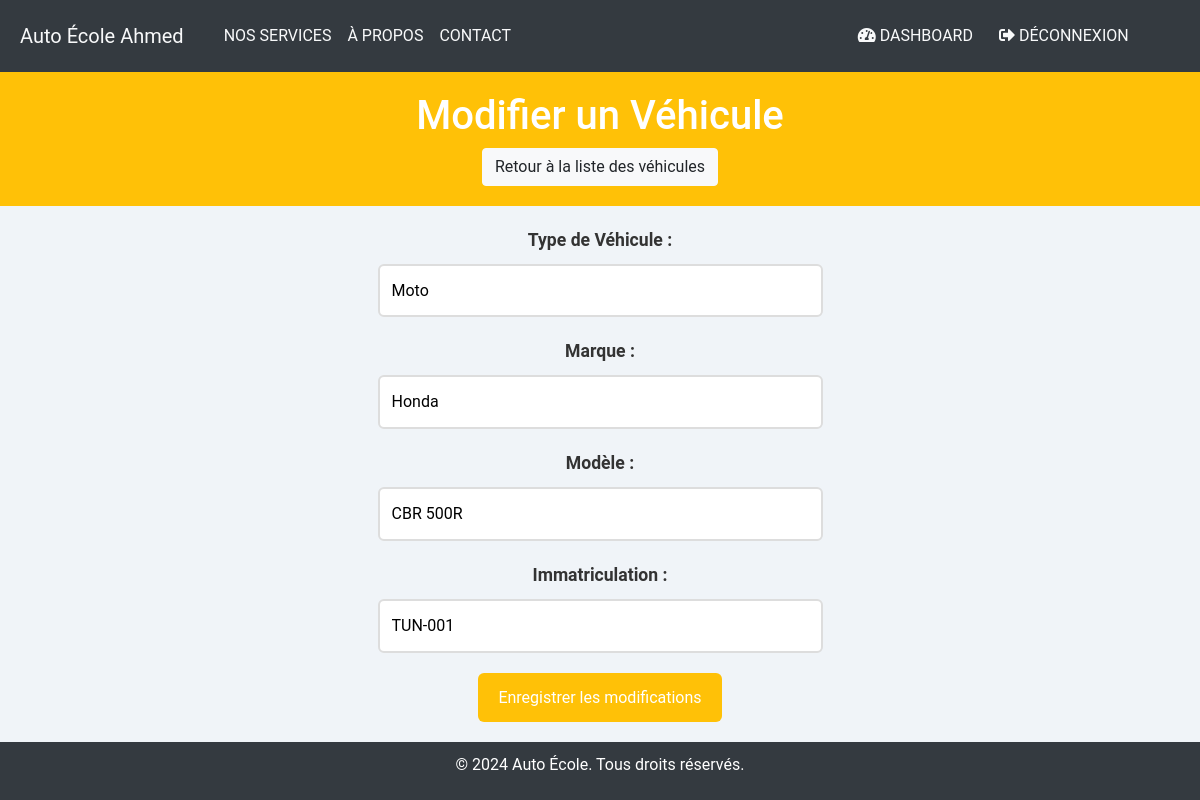
Page /dashboard/vehicules/modifier_vehicule.php?id=2 (signed in) on the committed database.
### tables this page shows
CREATE TABLE IF NOT EXISTS `vehicule` (
  `ID_VEHICULE` int(11) NOT NULL AUTO_INCREMENT,
  `Type_Vehicule` varchar(255) DEFAULT NULL,
  `Marque` varchar(50) NOT NULL,
  `Modele` varchar(50) NOT NULL,
  `Immatriculation` varchar(15) NOT NULL,
  PRIMARY KEY (`ID_VEHICULE`)
);

### dashboard/vehicules/modifier_vehicule.php (the view, shortened to what this page needs)
<?php
include '../../includes/header.php';
include '../../config/db.php';
include '../../includes/navbar.php';
$id = $_GET['id'];
$query = $pdo->prepare("SELECT * FROM vehicule WHERE ID_VEHICULE = ?");
$query->execute([$id]);
$vehicule = $query->fetch(PDO::FETCH_ASSOC);
?>
<header class="text-center">
    <h1>Modifier un Véhicule</h1>
    <a href="/dashboard/vehicules.php" class="btn btn-light">Retour à la liste des véhicules</a>
</header>
<main class="container">
    <div class="form-container">
        <form action="modifier_vehicule.php?id=<?= htmlspecialchars($id) ?>" method="POST">
            <label for="type_vehicule">Type de Véhicule :</label>
            <input type="text" id="type_vehicule" name="type_vehicule" value="<?= htmlspecialchars($vehicule['Type_Vehicule']) ?>" required>
            <label for="marque">Marque :</label>
            <input type="text" id="marque" name="marque" value="<?= htmlspecialchars($vehicule['Marque']) ?>" required>
            <label for="modele">Modèle :</label>
            <input type="text" id="modele" name="modele" value="<?= htmlspecialchars($vehicule['Modele']) ?>" required>
            <label for="immatriculation">Immatriculation :</label>
            <input type="text" id="immatriculation" name="immatriculation" value="<?= htmlspecialchars($vehicule['Immatriculation']) ?>" required>
            <button type="submit">Enregistrer les modifications</button>
        </form>
    </div>
</main>
<?php include '../../includes/footer.php'; ?>

### assets/css/style.css (style rules this page uses)
* { margin: 0; padding: 0; box-sizing: border-box; font-family: 'Roboto', sans-serif; }
html { height: 100%; }
body { background-color: #f0f4f8; display: flex; flex-direction: column; min-height: 100vh; margin: 0; color: #333; font-size: 16px; line-height: 1.6; }
header { background-color: #ffc107; color: #ffffff; padding: 20px; text-align: center; width: 100%; }
main { flex: 1; display: flex; flex-direction: column; }
form { display: flex; flex-direction: column; justify-items: center; align-items: center; padding: 20px; }
label { margin-bottom: 10px; font-weight: bold; font-size: 1.1rem; color: #333; }
input { width: 50%; }
input, select { padding: 12px; margin-bottom: 20px; border: 2px solid #ddd; border-radius: 6px; font-size: 1rem; transition: all 0.3s ease-in-out; }
button { background-color: #ffc107; color: #ffffff; padding: 12px 20px; border: none; border-radius: 6px; cursor: pointer; font-size: 1rem; transition: background-color 0.3s ease; }
@media only screen and (min-width: 1200px) { .container { width: 80%; max-width: 1200px; margin: 0 auto; } }

### rows in the picture
vehicule: type_vehicule "Moto", marque "Honda", modele "CBR 500R", immatriculation "TUN-001"
